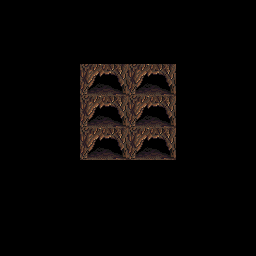

The image is a tile-based game level rendered from a .tmx file. Its description and complete source (layers, tilesets, objects, tile grids) follow:
An orthogonal 16x16 tile map with 16x16 px tiles, 1 tile layer (Tile Layer 1).

<map version="1.9" tiledversion="1.9.2" orientation="orthogonal" renderorder="right-down" width="16" height="16" tilewidth="16" tileheight="16" infinite="0" nextlayerid="2" nextobjectid="1">
 <tileset firstgid="1" name="cave" tilewidth="16" tileheight="16" tilecount="336" columns="16">
  <image source="cave.png" width="256" height="336" />
 </tileset>
 <layer id="1" name="Tile Layer 1" width="16" height="16">
  <data encoding="csv">
0,0,0,0,0,0,0,0,0,0,0,0,0,0,0,0,
0,0,0,0,0,0,0,0,0,0,0,0,0,0,0,0,
0,0,0,0,0,0,0,0,0,0,0,0,0,0,0,0,
0,0,0,0,0,0,0,0,0,0,0,0,0,0,0,0,
0,0,0,0,0,20,21,22,20,21,22,0,0,0,0,0,
0,0,0,0,0,36,37,38,36,37,38,0,0,0,0,0,
0,0,0,0,0,20,21,22,20,21,22,0,0,0,0,0,
0,0,0,0,0,36,37,38,36,37,38,0,0,0,0,0,
0,0,0,0,0,20,21,22,20,21,22,0,0,0,0,0,
0,0,0,0,0,36,37,38,36,37,38,0,0,0,0,0,
0,0,0,0,0,0,0,0,0,0,0,0,0,0,0,0,
0,0,0,0,0,0,0,0,0,0,0,0,0,0,0,0,
0,0,0,0,0,0,0,0,0,0,0,0,0,0,0,0,
0,0,0,0,0,0,0,0,0,0,0,0,0,0,0,0,
0,0,0,0,0,0,0,0,0,0,0,0,0,0,0,0,
0,0,0,0,0,0,0,0,0,0,0,0,0,0,0,0
</data>
 </layer>
</map>
